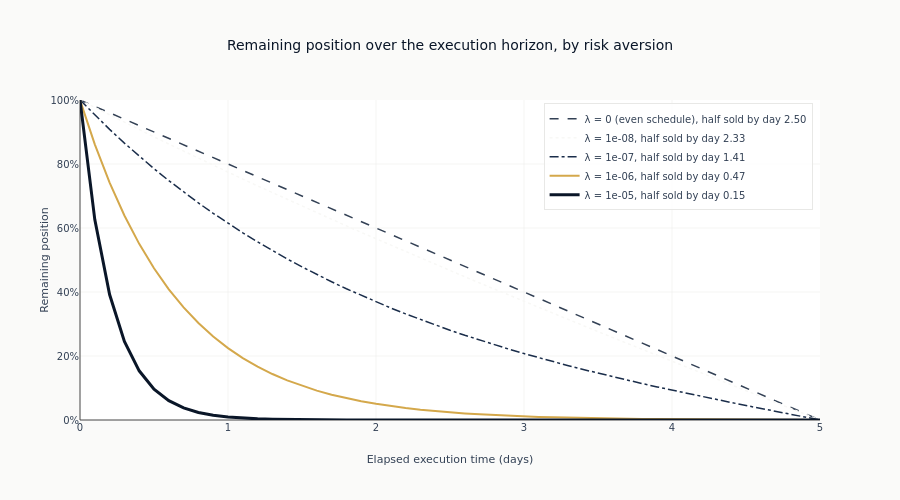

Write notebook code for a chart like this one.
### Code cell
fig = go.Figure()
trajectory_styles = [
    dict(color=COLORS["neutral"], dash="dash", width=1.5),
    dict(color=COLORS["silver"], dash="dot", width=1.5),
    dict(color=COLORS["slate"], dash="dashdot", width=1.5),
    dict(color=COLORS["amber"], dash="solid", width=2),
    dict(color=COLORS["blue"], dash="solid", width=3),
]

for line_style, lambda_ in zip(trajectory_styles, TRAJECTORY_RISK_AVERSIONS):
    times, traj = optimal_trajectory(params, lambda_)
    half_life = liquidation_half_life(times, traj)
    label = f"λ = {lambda_:.0e}" if lambda_ else "λ = 0 (even schedule)"
    _ = fig.add_scatter(
        x=times,
        y=traj / params.X,
        mode="lines",
        name=f"{label}, half sold by day {half_life:.2f}",
        line=line_style,
    )

fig.update_layout(
    title="Remaining position over the execution horizon, by risk aversion",
    xaxis_title="Elapsed execution time (days)",
    yaxis_title="Remaining position",
    yaxis_tickformat=".0%",
    yaxis_range=[0, 1],
    height=500,
    legend=dict(yanchor="top", y=0.99, xanchor="right", x=0.99),
)
show_plotly_with_alt(
    fig,
    "Five curves of remaining position against elapsed time, all starting fully invested and "
    "ending at zero. The zero-aversion curve is a straight diagonal; each higher aversion bows "
    "further below it, dropping away from the start and then running along the bottom of the "
    "plot, so most of the position is gone in the first part of the horizon. The legend gives "
    "each curve's half-life.",
)

### Figure 1 — Plotly figure (JSON) as saved in the notebook; plotly's stock layout.template omitted (floating-point values rounded to 4 significant figures)
{"data": [{"line": {"color": "#334155", "dash": "dash", "width": 1.5}, "mode": "lines", "name": "λ = 0 (even schedule), half sold by day 2.50", "type": "scatter", "x": [0.0, 0.1, 0.2, 0.3, 0.4, 0.5, 0.6, 0.7, 0.8, 0.9, 1.0, 1.1, 1.2, 1.3, 1.4, 1.5, 1.6, 1.7, 1.8, 1.9, 2.0, 2.1, 2.2, 2.3, 2.4, 2.5, 2.6, 2.7, 2.8, 2.9, 3.0, 3.1, 3.2, 3.3, 3.4, 3.5, 3.6, 3.7, 3.8, 3.9, 4.0, 4.1, 4.2, 4.3, 4.4, 4.5, 4.6, 4.7, 4.8, 4.9, 5.0], "y": [1.0, 0.98, 0.96, 0.94, 0.92, 0.9, 0.88, 0.86, 0.84, 0.82, 0.8, 0.78, 0.76, 0.74, 0.72, 0.7, 0.68, 0.66, 0.64, 0.62, 0.6, 0.58, 0.56, 0.54, 0.52, 0.5, 0.48, 0.46, 0.44, 0.42, 0.4, 0.38, 0.36, 0.34, 0.32, 0.3, 0.28, 0.26, 0.24, 0.22, 0.2, 0.18, 0.16, 0.14, 0.12, 0.1, 0.08, 0.06, 0.04, 0.02, 0.0]}, {"line": {"color": "#F8F8F6", "dash": "dot", "width": 1.5}, "mode": "lines", "name": "λ = 1e-08, half sold by day 2.33", "type": "scatter", "x": [0.0, 0.1, 0.2, 0.3, 0.4, 0.5, 0.6, 0.7, 0.8, 0.9, 1.0, 1.1, 1.2, 1.3, 1.4, 1.5, 1.6, 1.7, 1.8, 1.9, 2.0, 2.1, 2.2, 2.3, 2.4, 2.5, 2.6, 2.7, 2.8, 2.9, 3.0, 3.1, 3.2, 3.3, 3.4, 3.5, 3.6, 3.7, 3.8, 3.9, 4.0, 4.1, 4.2, 4.3, 4.4, 4.5, 4.6, 4.7, 4.8, 4.9, 5.0], "y": [1.0, 0.9765, 0.9533, 0.9302, 0.9074, 0.8847, 0.8623, 0.8401, 0.818, 0.7961, 0.7744, 0.7529, 0.7315, 0.7103, 0.6893, 0.6684, 0.6477, 0.6271, 0.6066, 0.5863, 0.5661, 0.5461, 0.5262, 0.5063, 0.4866, 0.467, 0.4476, 0.4282, 0.4089, 0.3897, 0.3705, 0.3515, 0.3326, 0.3137, 0.2949, 0.2761, 0.2574, 0.2388, 0.2202, 0.2017, 0.1832, 0.1648, 0.1464, 0.128, 0.1097, 0.09136, 0.07306, 0.05478, 0.03651, 0.01825, 0.0]}, {"line": {"color": "#1a2d4a", "dash": "dashdot", "width": 1.5}, "mode": "lines", "name": "λ = 1e-07, half sold by day 1.41", "type": "scatter", "x": [0.0, 0.1, 0.2, 0.3, 0.4, 0.5, 0.6, 0.7, 0.8, 0.9, 1.0, 1.1, 1.2, 1.3, 1.4, 1.5, 1.6, 1.7, 1.8, 1.9, 2.0, 2.1, 2.2, 2.3, 2.4, 2.5, 2.6, 2.7, 2.8, 2.9, 3.0, 3.1, 3.2, 3.3, 3.4, 3.5, 3.6, 3.7, 3.8, 3.9, 4.0, 4.1, 4.2, 4.3, 4.4, 4.5, 4.6, 4.7, 4.8, 4.9, 5.0], "y": [1.0, 0.953, 0.9081, 0.8653, 0.8244, 0.7853, 0.748, 0.7124, 0.6783, 0.6458, 0.6147, 0.585, 0.5566, 0.5294, 0.5034, 0.4785, 0.4547, 0.432, 0.4101, 0.3892, 0.3692, 0.35, 0.3315, 0.3138, 0.2969, 0.2805, 0.2648, 0.2497, 0.2352, 0.2211, 0.2076, 0.1945, 0.1819, 0.1697, 0.1578, 0.1463, 0.1351, 0.1243, 0.1137, 0.1033, 0.0932, 0.0833, 0.07358, 0.06403, 0.05462, 0.04533, 0.03614, 0.02704, 0.01799, 0.008986, 0.0]}, {"line": {"color": "#D4A84B", "dash": "solid", "width": 2}, "mode": "lines", "name": "λ = 1e-06, half sold by day 0.47", "type": "scatter", "x": [0.0, 0.1, 0.2, 0.3, 0.4, 0.5, 0.6, 0.7, 0.8, 0.9, 1.0, 1.1, 1.2, 1.3, 1.4, 1.5, 1.6, 1.7, 1.8, 1.9, 2.0, 2.1, 2.2, 2.3, 2.4, 2.5, 2.6, 2.7, 2.8, 2.9, 3.0, 3.1, 3.2, 3.3, 3.4, 3.5, 3.6, 3.7, 3.8, 3.9, 4.0, 4.1, 4.2, 4.3, 4.4, 4.5, 4.6, 4.7, 4.8, 4.9, 5.0], "y": [1.0, 0.8613, 0.7419, 0.639, 0.5504, 0.4741, 0.4084, 0.3517, 0.303, 0.261, 0.2248, 0.1936, 0.1668, 0.1436, 0.1237, 0.1066, 0.09179, 0.07906, 0.0681, 0.05865, 0.05052, 0.04351, 0.03748, 0.03228, 0.0278, 0.02394, 0.02062, 0.01775, 0.01529, 0.01316, 0.01133, 0.009748, 0.008387, 0.007212, 0.006198, 0.005323, 0.004567, 0.003912, 0.003345, 0.002853, 0.002424, 0.002049, 0.00172, 0.001429, 0.001171, 0.0009382, 0.0007266, 0.0005312, 0.0003477, 0.0001719, 0.0]}, {"line": {"color": "#0a1628", "dash": "solid", "width": 3}, "mode": "lines", "name": "λ = 1e-05, half sold by day 0.15", "type": "scatter", "x": [0.0, 0.1, 0.2, 0.3, 0.4, 0.5, 0.6, 0.7, 0.8, 0.9, 1.0, 1.1, 1.2, 1.3, 1.4, 1.5, 1.6, 1.7, 1.8, 1.9, 2.0, 2.1, 2.2, 2.3, 2.4, 2.5, 2.6, 2.7, 2.8, 2.9, 3.0, 3.1, 3.2, 3.3, 3.4, 3.5, 3.6, 3.7, 3.8, 3.9, 4.0, 4.1, 4.2, 4.3, 4.4, 4.5, 4.6, 4.7, 4.8, 4.9, 5.0], "y": [1.0, 0.6261, 0.3921, 0.2455, 0.1537, 0.09625, 0.06026, 0.03773, 0.02363, 0.01479, 0.009263, 0.0058, 0.003632, 0.002274, 0.001424, 0.0008916, 0.0005583, 0.0003496, 0.0002189, 0.000137, 8.581e-05, 5.373e-05, 3.364e-05, 2.107e-05, 1.319e-05, 8.259e-06, 5.171e-06, 3.238e-06, 2.027e-06, 1.27e-06, 7.949e-07, 4.977e-07, 3.116e-07, 1.951e-07, 1.222e-07, 7.651e-08, 4.79e-08, 3e-08, 1.878e-08, 1.176e-08, 7.363e-09, 4.61e-09, 2.885e-09, 1.805e-09, 1.128e-09, 7.021e-10, 4.333e-10, 2.611e-10, 1.472e-10, 6.623e-11, 0.0]}], "layout": {"height": 500, "legend": {"x": 0.99, "xanchor": "right", "y": 0.99, "yanchor": "top"}, "title": {"text": "Remaining position over the execution horizon, by risk aversion"}, "xaxis": {"title": {"text": "Elapsed execution time (days)"}}, "yaxis": {"range": [0, 1], "tickformat": ".0%", "title": {"text": "Remaining position"}}}}
